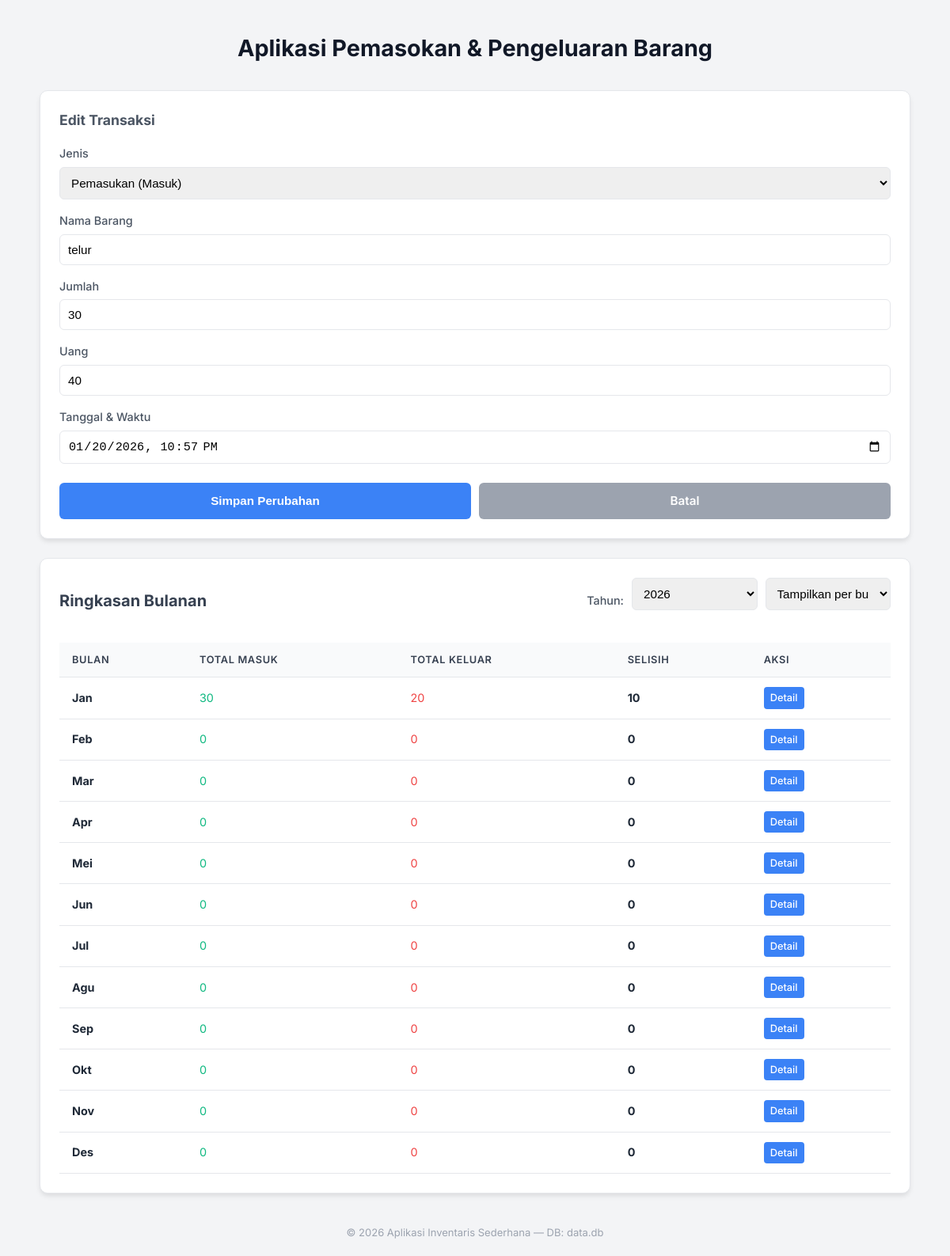
The page /index.php?edit=21 on the database its author committed.
### tables this page shows
CREATE TABLE transactions (
    id INTEGER PRIMARY KEY AUTOINCREMENT,
    type TEXT NOT NULL, -- 'in' or 'out'
    item TEXT NOT NULL,
    qty INTEGER NOT NULL,
    dt TEXT NOT NULL, -- ISO datetime
    day TEXT NOT NULL,
    month INTEGER NOT NULL,
    year INTEGER NOT NULL,
    time TEXT NOT NULL
, amount REAL NOT NULL DEFAULT 0);

### index.php (the view, shortened to what this page needs)
<?php
$dbFile = __DIR__ . '/data.db';
$pdo = new PDO('sqlite:' . $dbFile);
$pdo->setAttribute(PDO::ATTR_ERRMODE, PDO::ERRMODE_EXCEPTION);
$pdo->exec("CREATE TABLE IF NOT EXISTS transactions (
    id INTEGER PRIMARY KEY AUTOINCREMENT,
    type TEXT NOT NULL, -- 'in' or 'out'
    item TEXT NOT NULL,
    qty INTEGER NOT NULL,
    dt TEXT NOT NULL, -- ISO datetime
    day TEXT NOT NULL,
    month INTEGER NOT NULL,
    year INTEGER NOT NULL,
    time TEXT NOT NULL
)");
$editTransaction = null;
if (isset($_GET['edit'])) {
    $eid = (int)$_GET['edit'];
    $stmt = $pdo->prepare("SELECT * FROM transactions WHERE id = ?");
    $stmt->execute([$eid]);
    $editTransaction = $stmt->fetch(PDO::FETCH_ASSOC) ?: null;
}
$year = isset($_GET['year']) ? (int)$_GET['year'] : (int)date('Y');
$viewMonth = isset($_GET['month']) ? (int)$_GET['month'] : 0;
$monthly = [];
for ($m = 1; $m <= 12; $m++) {
    $stmt = $pdo->prepare("SELECT
        COUNT(DISTINCT item) AS total_items,
        SUM(CASE WHEN type='in' THEN qty ELSE 0 END) as total_in,
        SUM(CASE WHEN type='out' THEN qty ELSE 0 END) as total_out
        FROM transactions WHERE month = ? AND year = ?");
    $stmt->execute([$m,$year]);
    $row = $stmt->fetch(PDO::FETCH_ASSOC);
    $monthly[$m] = [
        'items' => (int)($row['total_items'] ?? 0),
        'in' => (int)($row['total_in'] ?? 0),
        'out' => (int)($row['total_out'] ?? 0),
        'net' => (int)(($row['total_in'] ?? 0) - ($row['total_out'] ?? 0))
    ];
}
?>
<!DOCTYPE html>
<html lang="id">
<head>
</head>
<body>
<div class="container">
    <h1>Aplikasi Pemasokan & Pengeluaran Barang</h1>
    <?php if ($editTransaction): ?>
        <div class="card">
        <form method="post">
            <h3>Edit Transaksi</h3>
            <label>Jenis</label>
            <select name="type" required>
                <option value="in" <?= $editTransaction['type'] === 'in' ? 'selected' : '' ?>>Pemasukan (Masuk)</option>
            </select>
            <label>Nama Barang</label>
            <input name="item" value="<?= htmlspecialchars($editTransaction['item']) ?>" required>
            <label>Jumlah</label>
            <input name="qty" type="number" min="1" value="<?= (int)$editTransaction['qty'] ?>" required>
            <label>Uang</label>
            <input name="amount" type="number" step="0.01" value="<?= isset($editTransaction['amount']) ? htmlspecialchars($editTransaction['amount']) : '0.00' ?>">
            <label>Tanggal & Waktu</label>
            <input name="dt" type="datetime-local" value="<?= date('Y-m-d\TH:i', strtotime($editTransaction['dt'])) ?>">
            <div class="grid-2" style="gap:10px; margin-top:8px">
                <button type="submit">Simpan Perubahan</button>
                <a href="<?= $_SERVER['PHP_SELF'] ?>" class="btn-cancel">Batal</a>
            </div>
        </form>
        </div>
    <?php endif; ?>
    <div class="card">
    <div style="display:flex; justify-content:space-between; align-items:center; margin-bottom:15px;">
        <h2 style="margin:0; border:none; padding:0;">Ringkasan Bulanan</h2>
        <form method="get" style="display:flex; gap:10px; align-items:center;">
            <label style="margin:0">Tahun:</label>
            <select name="year" onchange="this.form.submit()">
                <?php for($y = date('Y')-2; $y <= date('Y')+1; $y++): ?>
                    <option value="<?= $y ?>" <?= $y == $year ? 'selected':'' ?>><?= $y ?></option>
                <?php endfor; ?>
            </select>
            <select name="month" onchange="this.form.submit()">
                <option value="0" <?= $viewMonth==0?'selected':'' ?>>Tampilkan per bulan (Semua)</option>
                <?php
                $months = ['Jan','Feb','Mar','Apr','Mei','Jun','Jul','Agu','Sep','Okt','Nov','Des'];
                ?>
            </select>
        </form>
    </div>
    <div class="table-wrapper">
    <table>
        <thead>
            <tr>
                <th>Bulan</th>
                <th>Total Masuk</th>
                <th>Total Keluar</th>
                <th>Selisih</th>
                <th>Aksi</th>
            </tr>
        </thead>
        <tbody>
            <?php for($m=1;$m<=12;$m++): ?>
                <tr>
                    <td><b><?= $months[$m-1] ?></b></td>
                    <td style="color:var(--success)"><?= $monthly[$m]['in'] ?></td>
                    <td style="color:var(--danger)"><?= $monthly[$m]['out'] ?></td>
                    <td style="font-weight:bold"><?= $monthly[$m]['net'] ?></td>
                    <td class="actions"><a href="untitled.php?year=<?= $year ?>&month=<?= $m ?>" class="btn-edit" style="background:var(--primary);color:white">Detail</a></td>
                </tr>
            <?php endfor; ?>
        </tbody>
    </table>
    </div>
    </div>
    <footer style="margin-top:40px;color:#9ca3af;font-size:13px;text-align:center">
        &copy; <?= date('Y') ?> Aplikasi Inventaris Sederhana &mdash; DB: <?= basename($dbFile) ?>
    </footer>
</div>
</body>
</html>

### index.php (style rules this page uses)
:root { --primary: #3b82f6; --primary-dark: #2563eb; --success: #10b981; --danger: #ef4444; --bg: #f3f4f6; --card: #ffffff; --text: #1f2937; --border: #e5e7eb; }
body { font-family: 'Inter', sans-serif; background-color: var(--bg); color: var(--text); margin: 0; padding: 20px; line-height: 1.5; }
.container { max-width: 1100px; margin: 0 auto; }
h1 { text-align: center; color: #111827; margin-bottom: 2rem; font-size: 1.8rem; font-weight: 700; }
h2 { font-size: 1.25rem; color: #374151; margin-bottom: 1rem; border-left: 4px solid var(--primary); padding-left: 10px; }
h3 { margin-top: 0; font-size: 1.1rem; color: #4b5563; }
.card { background: var(--card); border-radius: 10px; box-shadow: 0 4px 6px -1px rgba(0,0,0,0.1); padding: 24px; margin-bottom: 24px; border: 1px solid var(--border); }
form { margin: 0; }
label { display: block; margin-bottom: 6px; font-weight: 500; font-size: 0.9rem; color: #4b5563; }
input, select { width: 100%; padding: 10px; border: 1px solid var(--border); border-radius: 6px; margin-bottom: 16px; box-sizing: border-box; font-size: 0.95rem; transition: border-color 0.2s; }
button { background-color: var(--primary); color: white; border: none; padding: 12px; border-radius: 6px; cursor: pointer; font-weight: 600; width: 100%; transition: background 0.2s; font-size: 0.95rem; }
.btn-cancel { display: inline-block; text-align: center; background-color: #9ca3af; color: white; padding: 12px; border-radius: 6px; text-decoration: none; font-weight: 600; font-size: 0.95rem; width: 100%; box-sizing: border-box; }
.grid-2 { display: grid; grid-template-columns: 1fr 1fr; gap: 24px; }
.table-wrapper { overflow-x: auto; }
table { width: 100%; border-collapse: collapse; margin-top: 10px; font-size: 0.9rem; }
th, td { padding: 12px 16px; text-align: left; border-bottom: 1px solid var(--border); }
th { background-color: #f9fafb; font-weight: 600; color: #374151; text-transform: uppercase; font-size: 0.8rem; letter-spacing: 0.05em; }
.actions a { display: inline-block; padding: 4px 8px; border-radius: 4px; text-decoration: none; font-size: 0.8rem; font-weight: 500; margin-right: 4px; }
.btn-edit { background-color: #dbeafe; color: var(--primary-dark); }

### rows shown on the page
transactions: type "Pemasukan (Masuk)", item "telur", qty "30", amount "40", dt "01/20/2026 22:57"

### other values the page prints
$months[$m-1] "Jan"
$monthly[$m]['in'] "30"
$monthly[$m]['out'] "20"
$monthly[$m]['net'] "10"
$months[$m-1] "Feb"
$monthly[$m]['in'] "0"
$monthly[$m]['out'] "0"
$monthly[$m]['net'] "0"
$months[$m-1] "Mar"
$months[$m-1] "Apr"
$months[$m-1] "Mei"
$months[$m-1] "Jun"
$months[$m-1] "Jul"
$months[$m-1] "Agu"
$months[$m-1] "Sep"
